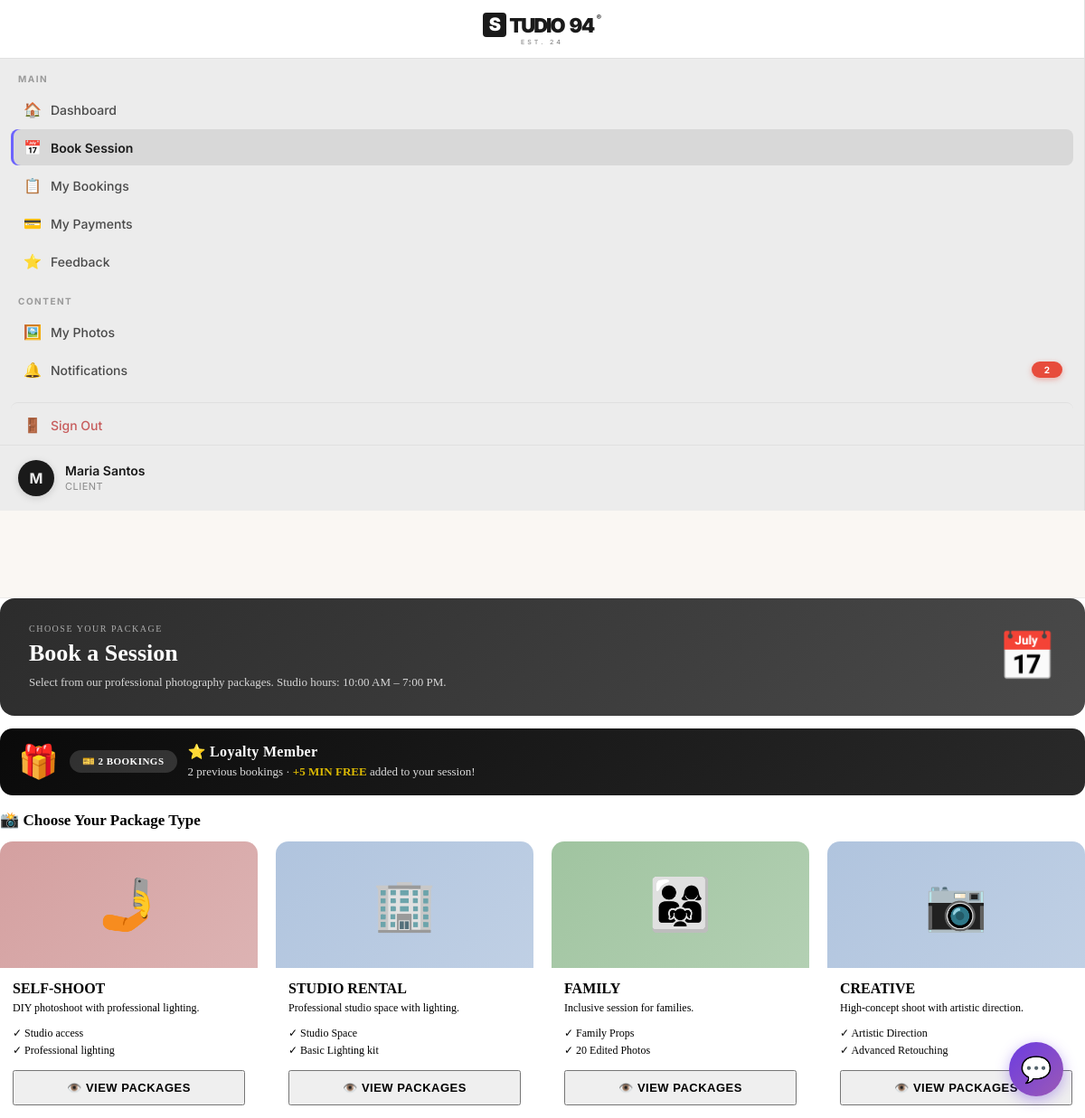
The page /index.php?page=booking (signed in) on the database its author committed.
### tables this page shows
CREATE TABLE IF NOT EXISTS users (
    id                    INT UNSIGNED AUTO_INCREMENT PRIMARY KEY,
    name                  VARCHAR(120)  NOT NULL,
    email                 VARCHAR(180)  NOT NULL UNIQUE,
    phone                 VARCHAR(30)   DEFAULT '',
    password              VARCHAR(255)  NOT NULL,
    role                  ENUM('admin','staff','client') NOT NULL DEFAULT 'client',
    is_active             TINYINT(1)    NOT NULL DEFAULT 1,
    failed_login_attempts INT           NOT NULL DEFAULT 0,
    locked_until          DATETIME      DEFAULT NULL,
    last_login            DATETIME      DEFAULT NULL,
    avatar                VARCHAR(255)  DEFAULT NULL,
    created_at            DATETIME      NOT NULL DEFAULT CURRENT_TIMESTAMP,
    updated_at            DATETIME      NOT NULL DEFAULT CURRENT_TIMESTAMP ON UPDATE CURRENT_TIMESTAMP,
    email_verified        TINYINT(1)    DEFAULT 0,
    google_id             VARCHAR(255)  DEFAULT NULL,
    verification_token    VARCHAR(255)  DEFAULT NULL,
    verification_expires  DATETIME      DEFAULT NULL,
    mfa_enabled           TINYINT(1)    DEFAULT 0,
    mfa_secret            VARCHAR(255)  DEFAULT NULL,
    mfa_backup_codes      TEXT          DEFAULT NULL,
    mfa_verified_at       DATETIME      DEFAULT NULL,
    must_change_password  TINYINT(1)    NOT NULL DEFAULT 0
);

CREATE TABLE IF NOT EXISTS loyalty_cards (
    id              INT UNSIGNED AUTO_INCREMENT PRIMARY KEY,
    user_id         INT UNSIGNED  NOT NULL UNIQUE,
    card_number     VARCHAR(20)   NOT NULL UNIQUE,
    total_bookings  INT           NOT NULL DEFAULT 0,
    rewards_used    JSON          DEFAULT NULL,
    status          ENUM('Active','Inactive') NOT NULL DEFAULT 'Active',
    created_at      DATETIME      NOT NULL DEFAULT CURRENT_TIMESTAMP,
    updated_at      DATETIME      NOT NULL DEFAULT CURRENT_TIMESTAMP ON UPDATE CURRENT_TIMESTAMP,
    FOREIGN KEY (user_id) REFERENCES users(id) ON DELETE CASCADE
);

CREATE TABLE IF NOT EXISTS packages (
    id          INT UNSIGNED AUTO_INCREMENT PRIMARY KEY,
    parent_id   INT UNSIGNED  DEFAULT NULL,
    name        VARCHAR(80)   NOT NULL,
    price       DECIMAL(10,2) NOT NULL,
    duration    VARCHAR(50)   DEFAULT '',
    description TEXT          DEFAULT NULL,
    features    JSON          DEFAULT NULL,
    color       VARCHAR(30)   DEFAULT '#B0C4DE',
    is_active   TINYINT(1)    NOT NULL DEFAULT 1,
    is_popular  TINYINT(1)    NOT NULL DEFAULT 0,
    max_pax     INT           DEFAULT NULL,
    created_at  DATETIME      NOT NULL DEFAULT CURRENT_TIMESTAMP,
    FOREIGN KEY (parent_id) REFERENCES packages(id) ON DELETE CASCADE
);

### pages/client/booking.php (the view, shortened to what the rows shown need)
<?php
$pdo = db();
$uid = $user['id'];
$loyaltyStmt = $pdo->prepare("SELECT total_bookings FROM loyalty_cards WHERE user_id = ?");
$loyaltyStmt->execute([$uid]);
$loyaltyCount = (int)($loyaltyStmt->fetchColumn() ?: 0);
$loyaltyBonusMinutes = 0;
$loyaltyDiscountPct  = 0;
$loyaltyTierLabel    = 'New Client';
if ($loyaltyCount >= 10) {
    $loyaltyDiscountPct = 50;
    $loyaltyTierLabel   = '🏆 VIP (50% OFF)';
} elseif ($loyaltyCount >= 1) {
    $loyaltyBonusMinutes = 5;
    $loyaltyTierLabel    = '⭐ Loyalty Member';
}
$mainPackages = $pdo->query("
    SELECT * FROM packages
    WHERE parent_id IS NULL AND is_active = 1
    ORDER BY id
")->fetchAll();
?>
<div class="page-banner">
  <div class="page-banner-text">
    <h2><strong>Book a Session</strong></h2>
  </div>
</div>
<?php if ($loyaltyCount > 0): ?>
<div class="loyalty-banner">
  <div class="loyalty-icon">🎁</div>
  <div class="loyalty-badge">🎫 <?= $loyaltyCount ?> BOOKINGS</div>
  <div class="loyalty-info">
    <div class="loyalty-tier"><?= clean($loyaltyTierLabel) ?></div>
    <div class="loyalty-desc">
      <?= $loyaltyCount ?> previous booking<?= $loyaltyCount > 1 ? 's' : '' ?> ·
      <?php if ($loyaltyBonusMinutes > 0): ?>
        <strong style="color:#FFD700;">+<?= $loyaltyBonusMinutes ?> MIN FREE</strong> added to your session!
      <?php elseif ($loyaltyDiscountPct > 0): ?>
        <strong style="color:#FFD700;"><?= $loyaltyDiscountPct ?>% OFF</strong> applied automatically!
      <?php else: ?>
        Thank you for being a loyal client!
      <?php endif; ?>
    </div>
  </div>
</div>
<?php endif; ?>
<div id="main-packages-section">
  <div class="backdrop-grid">
    <?php
    $icons = [
        'Self-Shoot' => '🤳',
        'Creative Shoot' => '🎨',
        'Family' => '👨‍👩‍👧',
        'Studio Rental' => '🏢'
    ];
    $colors = [
        'Self-Shoot' => '#D4A0A0',
        'Creative Shoot' => '#D4C4A0',
        'Family' => '#A0C4A0',
        'Studio Rental' => '#B0C4DE'
    ];
    foreach ($mainPackages as $main):
      $icon = $icons[$main['name']] ?? '📷';
      $color = $colors[$main['name']] ?? '#B0C4DE';
    ?>
    <div class="backdrop-card"
         onclick="showSubPackages(<?= $main['id'] ?>, '<?= clean($main['name']) ?>')"
         onmouseover="this.style.transform='translateY(-6px)';this.style.boxShadow='0 8px 30px rgba(0,0,0,0.12)'"
         onmouseout="this.style.transform='translateY(0)';this.style.boxShadow='none'">
      <div class="backdrop-color" style="background:linear-gradient(135deg,<?= $color ?>,<?= $color ?>cc);">
        <?= $icon ?>
      </div>
      <div class="backdrop-info">
        <h4><?= clean(strtoupper($main['name'])) ?></h4>
        <p><?= clean($main['description']) ?></p>
        <div class="feat-list">
          <?php
          $feats = json_decode($main['features'] ?? '[]', true);
          if (is_array($feats)) {
              foreach (array_slice($feats, 0, 2) as $f):
          ?>
            <div style="padding:2px 0;">✓ <?= clean($f) ?></div>
          <?php
              endforeach;
          } else {
              echo '<div style="padding:2px 0;color:var(--muted);">No features listed</div>';
          }
          ?>
        </div>
        <button class="btn-black" style="width:100%;padding:10px;font-weight:600;letter-spacing:0.5px;font-size:13px;"
                onclick="event.stopPropagation(); showSubPackages(<?= $main['id'] ?>, '<?= clean($main['name']) ?>')">
          👁️ VIEW PACKAGES
        </button>
      </div>
    </div>
    <?php endforeach; ?>
  </div>
</div>

### sidebar.php (shortened to what the rows shown need)
<?php
$avatarFile = !empty($user['avatar']) ? $user['avatar'] : null;
$avatarPath = $avatarFile ? __DIR__ . '/assets/uploads/avatars/' . $avatarFile : null;
$hasAvatar  = $avatarFile && $avatarPath && file_exists($avatarPath);
?>
<aside id="sidebar" class="sidebar">
  <a href="index.php?page=profile" class="sidebar-user-link" title="Edit Profile">
    <div class="sidebar-user">
      <div class="user-avatar" style="overflow:hidden;">
        <?php if ($hasAvatar): ?>
          <img
            src="<?= APP_URL ?>/assets/uploads/avatars/<?= clean($avatarFile) ?>?v=<?= time() ?>"
            alt="Avatar"
            style="width:100%;height:100%;object-fit:cover;border-radius:50%;display:block;"
          >
        <?php else: ?>
          <?= strtoupper(mb_substr($user['name'] ?: 'U', 0, 1)) ?>
        <?php endif; ?>
      </div>
      <div class="user-info">
        <div class="name"><?= clean($user['name']) ?></div>
        <div class="role"><?= ucfirst($role) ?></div>
      </div>
    </div>
  </a>
</aside>

### rows shown on the page
users: name "M", name "Maria Santos", role "CLIENT"
loyalty_cards: total_bookings "2", total_bookings "⭐ Loyalty Member", total_bookings "5"
packages: name "🤳", name "SELF-SHOOT", description "DIY photoshoot with professional lighting.", features "Studio access", features "Professional lighting"
packages: name "🏢", name "STUDIO RENTAL", description "Professional studio space with lighting.", features "Studio Space", features "Basic Lighting kit"
packages: name "👨‍👩‍👧", name "FAMILY", description "Inclusive session for families.", features "Family Props", features "20 Edited Photos"
packages: name "📷", name "CREATIVE", description "High-concept shoot with artistic direction.", features "Artistic Direction", features "Advanced Retouching"

### other values the page prints
$item['section'] "MAIN"
$item['icon'] "🏠"
$item['label'] "Dashboard"
$item['icon'] "📅"
$item['label'] "Book Session"
$item['icon'] "📋"
$item['label'] "My Bookings"
$item['icon'] "💳"
$item['label'] "My Payments"
$item['icon'] "⭐"
$item['label'] "Feedback"
$item['section'] "CONTENT"
$item['icon'] "🖼️"
$item['label'] "My Photos"
$item['icon'] "🔔"
